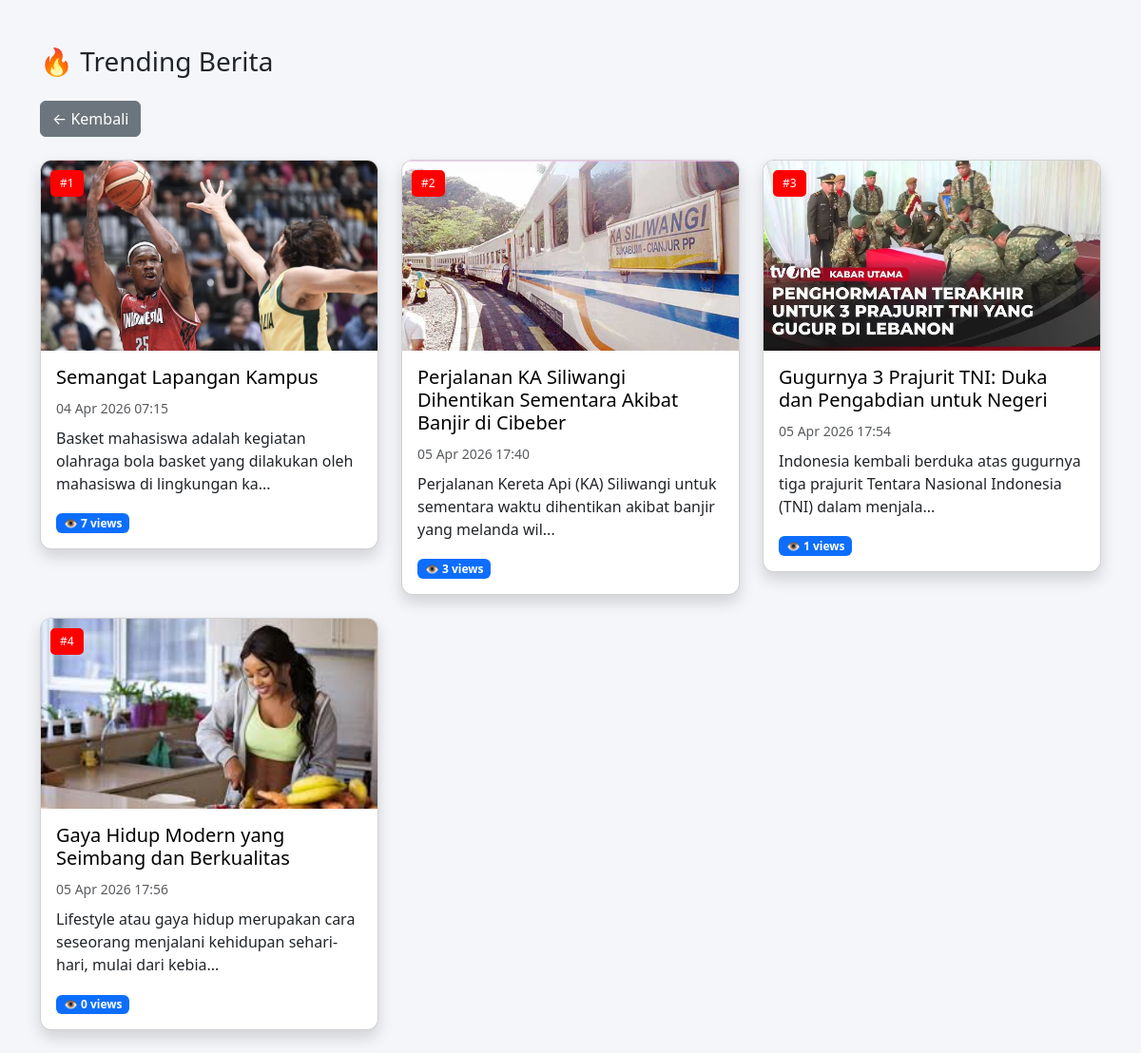
Screenshot of /portalberita/admin/trending.php with the database file from the repository.
### tables this page shows
CREATE TABLE `artikel` (
  `id` int(11) NOT NULL,
  `judul` varchar(255) NOT NULL,
  `isi` text NOT NULL,
  `gambar` varchar(255) DEFAULT NULL,
  `tanggal` timestamp NOT NULL DEFAULT current_timestamp(),
  `kategori_id` int(11) DEFAULT NULL,
  `views` int(11) DEFAULT 0
);

### portalberita/admin/trending.php (the view, shortened to what this page needs)
<?php
include "koneksi.php";
$trending = mysqli_query($conn, "
    SELECT * FROM artikel
    ORDER BY views DESC
    LIMIT 10
");
?>
<!DOCTYPE html>
<html lang="id">
<head>
<link href="https://cdn.jsdelivr.net/npm/bootstrap@5.3.3/dist/css/bootstrap.min.css" rel="stylesheet">
</head>
<body>
<div class="container mt-5">
    <h3 class="mb-4">🔥 Trending Berita</h3>
    <a href="index.php" class="btn btn-secondary mb-4">← Kembali</a>
    <div class="row">
        <?php
        $no = 1;
        while($row = mysqli_fetch_assoc($trending)) {
        ?>
        <div class="col-md-4 mb-4">
            <div class="card card-berita shadow">
                <div style="position:relative;">
                    <div class="trending-badge">
                        #<?= $no++; ?>
                    </div>
                    <img src="gambar/<?= $row['gambar']; ?>" class="card-img-top">
                </div>
                <div class="card-body">
                    <h5>
                        <a href="detail_artikel.php?id=<?= $row['id']; ?>"
                           style="text-decoration:none; color:black;">
                           <?= $row['judul']; ?>
                        </a>
                    </h5>
                    <small class="text-muted">
                        <?= date('d M Y H:i', strtotime($row['tanggal'])) ?>
                    </small>
                    <p class="mt-2">
                        <?= substr($row['isi'], 0, 100); ?>...
                    </p>
                    <span class="badge bg-primary">
                        👁 <?= $row['views']; ?> views
                    </span>
                </div>
            </div>
        </div>
        <?php } ?>
    </div>
</div>
</body>
</html>

### portalberita/admin/trending.php (style rules this page uses)
body { background-color: #f5f6fa; }
.card-berita { border-radius: 12px; overflow: hidden; }
.card-berita img { height: 200px; object-fit: cover; }
.trending-badge { position: absolute; top: 10px; left: 10px; background: red; color: white; padding: 5px 10px; font-size: 12px; border-radius: 5px; }

### rows the page displays
artikel: gambar (picture), judul "Semangat Lapangan Kampus", tanggal "04 Apr 2026 07:15", isi "Basket mahasiswa adalah kegiatan olahraga bola basket yang dilakukan oleh mahasiswa di lingkungan ka", views "7"
artikel: gambar (picture), judul "Perjalanan KA Siliwangi Dihentikan Sementara Akibat Banjir di Cibeber", tanggal "05 Apr 2026 17:40", isi "Perjalanan Kereta Api (KA) Siliwangi untuk sementara waktu dihentikan akibat banjir yang melanda wil", views "3"
artikel: gambar (picture), judul "Gugurnya 3 Prajurit TNI: Duka dan Pengabdian untuk Negeri", tanggal "05 Apr 2026 17:54", isi "Indonesia kembali berduka atas gugurnya tiga prajurit Tentara Nasional Indonesia (TNI) dalam menjala", views "1"
artikel: gambar (picture), judul "Gaya Hidup Modern yang Seimbang dan Berkualitas", tanggal "05 Apr 2026 17:56", isi "Lifestyle atau gaya hidup merupakan cara seseorang menjalani kehidupan sehari-hari, mulai dari kebia", views "0"
